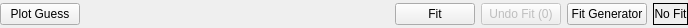
<?xml version="1.0" encoding="UTF-8"?>
<ui version="4.0">
 <class>basic_fitting_widget</class>
 <widget class="QWidget" name="basic_fitting_widget">
  <property name="geometry">
   <rect>
    <x>0</x>
    <y>0</y>
    <width>688</width>
    <height>28</height>
   </rect>
  </property>
  <property name="windowTitle">
   <string>Form</string>
  </property>
  <layout class="QGridLayout" name="gridLayout_3">
   <property name="leftMargin">
    <number>0</number>
   </property>
   <property name="topMargin">
    <number>0</number>
   </property>
   <property name="rightMargin">
    <number>0</number>
   </property>
   <property name="bottomMargin">
    <number>0</number>
   </property>
   <item row="0" column="2">
    <widget class="QFrame" name="frame">
     <layout class="QHBoxLayout" name="horizontalLayout">
      <property name="leftMargin">
       <number>0</number>
      </property>
      <property name="topMargin">
       <number>0</number>
      </property>
      <property name="rightMargin">
       <number>0</number>
      </property>
      <property name="bottomMargin">
       <number>0</number>
      </property>
      <item>
       <widget class="QPushButton" name="fit_button">
        <property name="text">
         <string>Fit</string>
        </property>
       </widget>
      </item>
      <item>
       <widget class="QPushButton" name="undo_fit_button">
        <property name="enabled">
         <bool>false</bool>
        </property>
        <property name="text">
         <string>Undo Fit (0)</string>
        </property>
       </widget>
      </item>
      <item>
       <widget class="QPushButton" name="fit_generator_button">
        <property name="enabled">
         <bool>true</bool>
        </property>
        <property name="text">
         <string>Fit Generator</string>
        </property>
       </widget>
      </item>
      <item>
       <widget class="QLabel" name="global_fit_status_label">
        <property name="frameShape">
         <enum>QFrame::Panel</enum>
        </property>
        <property name="text">
         <string>No Fit</string>
        </property>
        <property name="alignment">
         <set>Qt::AlignCenter</set>
        </property>
       </widget>
      </item>
     </layout>
    </widget>
   </item>
   <item row="0" column="1">
    <layout class="QHBoxLayout" name="horizontalLayout_2">
     <item>
      <widget class="QPushButton" name="plot_guess_button">
       <property name="text">
        <string>Plot Guess</string>
       </property>
      </widget>
     </item>
     <item>
      <spacer name="horizontalSpacer">
       <property name="orientation">
        <enum>Qt::Horizontal</enum>
       </property>
       <property name="sizeHint" stdset="0">
        <size>
         <width>40</width>
         <height>20</height>
        </size>
       </property>
      </spacer>
     </item>
    </layout>
   </item>
  </layout>
 </widget>
 <resources/>
 <connections/>
</ui>
